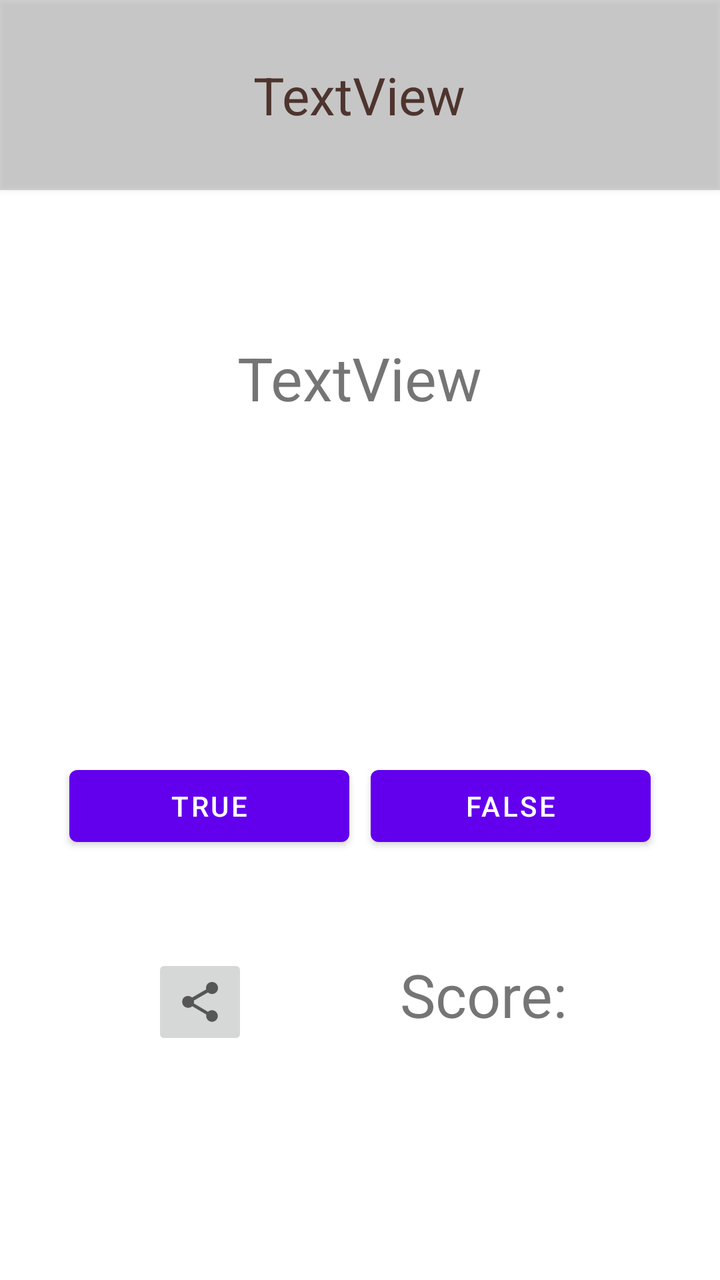
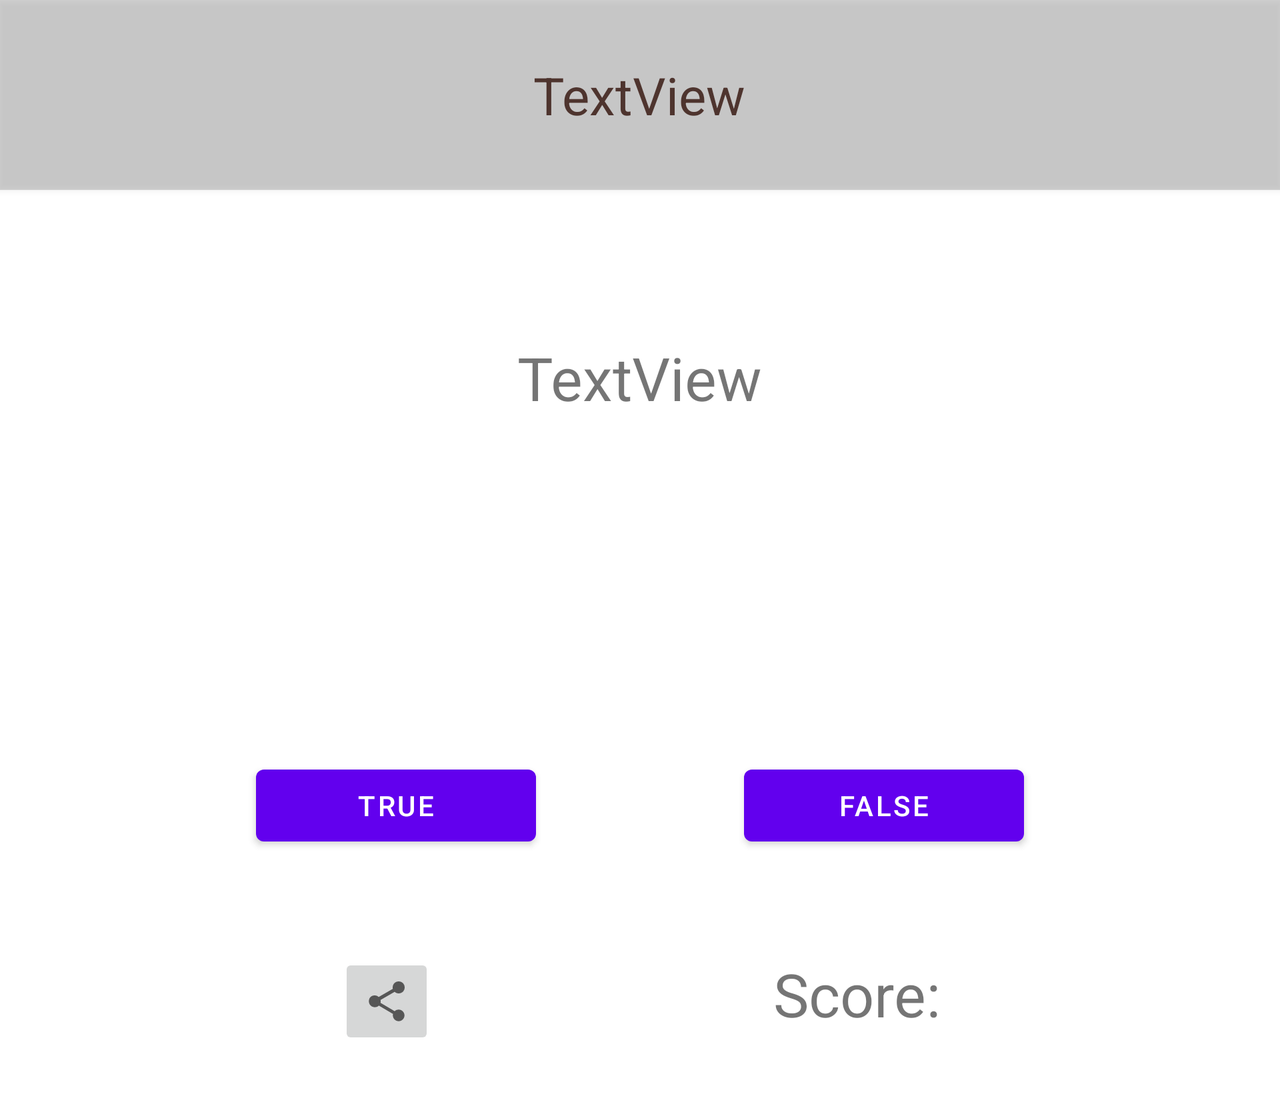

First picture: res/layout/ on a phone held upright. Second picture: the repository's own variant of that layout, on a device whose configuration matches the variant's folder. Source for both follows.
<!-- AndroidManifest.xml: application theme Theme.Tp11 -->
<!-- res/layout/activity_game.xml -->
<?xml version="1.0" encoding="utf-8"?>
<androidx.constraintlayout.widget.ConstraintLayout xmlns:android="http://schemas.android.com/apk/res/android"
    xmlns:app="http://schemas.android.com/apk/res-auto"
    xmlns:tools="http://schemas.android.com/tools"
    android:layout_width="match_parent"
    android:layout_height="match_parent"
    tools:context=".GameActivity">

    <LinearLayout
        android:id="@+id/linearLayout"
        android:layout_width="match_parent"
        android:layout_height="95dp"
        android:background="#7EA6A6A6"
        android:elevation="2dp"
        android:gravity="center"
        android:orientation="horizontal"
        app:layout_constraintEnd_toEndOf="parent"
        app:layout_constraintHorizontal_bias="0.0"
        app:layout_constraintStart_toStartOf="parent"
        app:layout_constraintTop_toTopOf="parent">

        <TextView
            android:id="@+id/txtViewNumQuestion"
            android:layout_width="wrap_content"
            android:layout_height="wrap_content"
            android:text="TextView"
            android:textColor="#4E342E"
            android:textSize="26sp" />
    </LinearLayout>

    <LinearLayout
        android:id="@+id/linearLayout2"
        android:layout_width="match_parent"
        android:layout_height="140dp"
        android:layout_marginStart="50dp"
        android:layout_marginTop="24dp"
        android:layout_marginEnd="50dp"
        android:gravity="center"
        android:orientation="horizontal"
        app:layout_constraintEnd_toEndOf="parent"
        app:layout_constraintStart_toStartOf="parent"
        app:layout_constraintTop_toBottomOf="@+id/linearLayout">

        <TextView
            android:id="@+id/txtViewQuestion"
            android:layout_width="wrap_content"
            android:layout_height="wrap_content"
            android:text="TextView"
            android:textSize="30sp" />
    </LinearLayout>

    <Button
        android:id="@+id/btnTrue"
        android:layout_width="140dp"
        android:layout_height="wrap_content"
        android:layout_marginStart="24dp"
        android:layout_marginTop="120dp"
        android:text="@string/gamebtn_true"
        app:layout_constraintEnd_toStartOf="@+id/btnFalse"
        app:layout_constraintHorizontal_bias="0.5"
        app:layout_constraintStart_toStartOf="parent"
        app:layout_constraintTop_toBottomOf="@+id/linearLayout2" />

    <Button
        android:id="@+id/btnFalse"
        android:layout_width="140dp"
        android:layout_height="wrap_content"
        android:layout_marginTop="120dp"
        android:layout_marginEnd="24dp"
        android:text="@string/gamebtn_false"
        app:layout_constraintEnd_toEndOf="parent"
        app:layout_constraintHorizontal_bias="0.5"
        app:layout_constraintStart_toEndOf="@+id/btnTrue"
        app:layout_constraintTop_toBottomOf="@+id/linearLayout2" />

    <TextView
        android:id="@+id/txtViewScore"
        android:layout_width="wrap_content"
        android:layout_height="wrap_content"
        android:layout_marginTop="50dp"
        android:text="@string/game_score"
        android:textSize="30sp"
        app:layout_constraintEnd_toEndOf="parent"
        app:layout_constraintHorizontal_bias="0.5"
        app:layout_constraintStart_toEndOf="@+id/imageButton3"
        app:layout_constraintTop_toBottomOf="@+id/btnFalse" />

    <ImageButton
        android:id="@+id/imageButton3"
        android:layout_width="wrap_content"
        android:layout_height="wrap_content"
        android:layout_marginTop="50dp"
        android:contentDescription="@string/game_sharescore_text"
        android:minHeight="48dp"
        android:onClick="PartagerScore"
        app:layout_constraintEnd_toStartOf="@+id/txtViewScore"
        app:layout_constraintHorizontal_bias="0.5"
        app:layout_constraintStart_toStartOf="parent"
        app:layout_constraintTop_toBottomOf="@+id/btnTrue"
        app:srcCompat="?attr/actionModeShareDrawable" />

</androidx.constraintlayout.widget.ConstraintLayout>
<!-- resources referenced by this layout -->
<resources>
  <string name="game_score">Score:</string>
  <string name="game_sharescore_text">Share your score</string>
  <string name="gamebtn_false">False</string>
  <string name="gamebtn_true">True</string>
  <style name="Theme.Tp11" parent="Theme.MaterialComponents.DayNight.DarkActionBar">
          
          <item name="colorPrimary">@color/purple_500</item>
          <item name="colorPrimaryVariant">@color/purple_700</item>
          <item name="colorOnPrimary">@color/white</item>
          
          <item name="colorSecondary">@color/teal_200</item>
          <item name="colorSecondaryVariant">@color/teal_700</item>
          <item name="colorOnSecondary">@color/black</item>
          
          <item name="android:statusBarColor" tools:targetApi="l">?attr/colorPrimaryVariant</item>
          
      </style>
</resources>
<!-- res/layout-land/activity_game.xml (the repository's variant of the layout above) -->
<!-- drawn on the phone turned sideways -->
<?xml version="1.0" encoding="utf-8"?>
<ScrollView xmlns:android="http://schemas.android.com/apk/res/android"
    xmlns:app="http://schemas.android.com/apk/res-auto"
    xmlns:tools="http://schemas.android.com/tools"
    android:layout_width="fill_parent"
    android:layout_height="fill_parent">

    <androidx.constraintlayout.widget.ConstraintLayout
        android:layout_width="match_parent"
        android:layout_height="match_parent"
        tools:context=".GameActivity">

        <LinearLayout
            android:id="@+id/linearLayout"
            android:layout_width="match_parent"
            android:layout_height="95dp"
            android:background="#7EA6A6A6"
            android:elevation="2dp"
            android:gravity="center"
            android:orientation="horizontal"
            app:layout_constraintEnd_toEndOf="parent"
            app:layout_constraintHorizontal_bias="0.0"
            app:layout_constraintStart_toStartOf="parent"
            app:layout_constraintTop_toTopOf="parent">

            <TextView
                android:id="@+id/txtViewNumQuestion"
                android:layout_width="wrap_content"
                android:layout_height="wrap_content"
                android:text="TextView"
                android:textColor="#4E342E"
                android:textSize="26sp" />
        </LinearLayout>

        <LinearLayout
            android:id="@+id/linearLayout2"
            android:layout_width="match_parent"
            android:layout_height="140dp"
            android:layout_marginStart="50dp"
            android:layout_marginTop="24dp"
            android:layout_marginEnd="50dp"
            android:gravity="center"
            android:orientation="horizontal"
            app:layout_constraintEnd_toEndOf="parent"
            app:layout_constraintStart_toStartOf="parent"
            app:layout_constraintTop_toBottomOf="@+id/linearLayout">

            <TextView
                android:id="@+id/txtViewQuestion"
                android:layout_width="wrap_content"
                android:layout_height="wrap_content"
                android:text="TextView"
                android:textSize="30sp" />
        </LinearLayout>

        <Button
            android:id="@+id/btnTrue"
            android:layout_width="140dp"
            android:layout_height="wrap_content"
            android:layout_marginStart="24dp"
            android:layout_marginTop="120dp"
            android:layout_marginBottom="40dp"
            android:text="@string/gamebtn_true"
            app:layout_constraintBottom_toTopOf="@+id/imageButton3"
            app:layout_constraintEnd_toStartOf="@+id/btnFalse"
            app:layout_constraintHorizontal_bias="0.5"
            app:layout_constraintStart_toStartOf="parent"
            app:layout_constraintTop_toBottomOf="@+id/linearLayout2" />

        <Button
            android:id="@+id/btnFalse"
            android:layout_width="140dp"
            android:layout_height="wrap_content"
            android:layout_marginTop="120dp"
            android:layout_marginEnd="24dp"
            android:text="@string/gamebtn_false"
            app:layout_constraintEnd_toEndOf="parent"
            app:layout_constraintHorizontal_bias="0.5"
            app:layout_constraintStart_toEndOf="@+id/btnTrue"
            app:layout_constraintTop_toBottomOf="@+id/linearLayout2" />

        <TextView
            android:id="@+id/txtViewScore"
            android:layout_width="wrap_content"
            android:layout_height="wrap_content"
            android:layout_marginTop="50dp"
            android:layout_marginBottom="40dp"
            android:text="@string/game_score"
            android:textSize="30sp"
            app:layout_constraintBottom_toBottomOf="parent"
            app:layout_constraintEnd_toEndOf="parent"
            app:layout_constraintHorizontal_bias="0.5"
            app:layout_constraintStart_toEndOf="@+id/imageButton3"
            app:layout_constraintTop_toBottomOf="@+id/btnFalse" />

        <ImageButton
            android:id="@+id/imageButton3"
            android:layout_width="wrap_content"
            android:layout_height="wrap_content"
            android:layout_marginTop="50dp"
            android:contentDescription="@string/game_sharescore_text"
            android:minHeight="48dp"
            android:onClick="PartagerScore"
            app:layout_constraintEnd_toStartOf="@+id/txtViewScore"
            app:layout_constraintHorizontal_bias="0.5"
            app:layout_constraintStart_toStartOf="parent"
            app:layout_constraintTop_toBottomOf="@+id/btnTrue"
            app:srcCompat="?attr/actionModeShareDrawable" />

    </androidx.constraintlayout.widget.ConstraintLayout>
</ScrollView>
